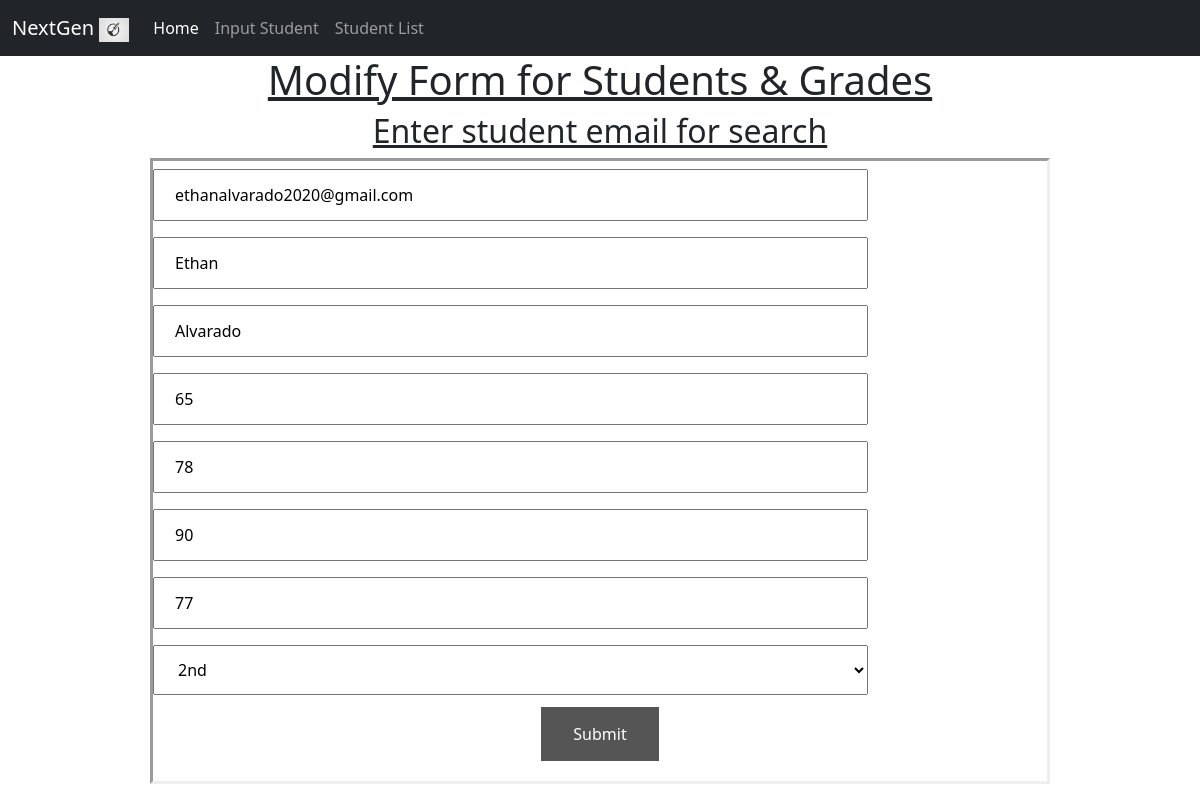
/modifyStudent/2/, run on the app's committed database.
### report_card/models.py (models this page shows, shortened)
class ReportCard(models.Model):
    Fname = models.CharField(max_length=100)
    Lname = models.CharField(max_length=100)
    Email = models.EmailField()
    Math = models.IntegerField()
    English = models.IntegerField()
    Physics = models.IntegerField()
    Chemistry = models.IntegerField()
    First = '1st'
    Second = '2nd'
    Third = '3rd'
    Fourth = '4th'
    Fifth = '5th'
    grade = [
        (First, '1st'),
        (Second, '2nd'),
        (Third, '3rd'),
        (Fourth, '4th'),
        (Fifth, '5th'),
    ]
    year_in_school = models.CharField(
        max_length=3,
        choices=grade,
        default=First,
    )

### report_card/views.py (the view)
# urls.py: path('modifyStudent/<str:pk>/', views.modifyStudent, name='modifyStudent'),
def modifyStudent(request, pk):
    student = ReportCard.objects.get(id=pk)
    form = ReportForm(instance=student)
    if request.method == 'POST':
        form = ReportForm(request.POST, instance=student)
        if form.is_valid():
            form.save()
            return redirect('studentView')
    context = {"form": form}
    return render(request, 'report_card/modify.html', context)

### report_card/forms.py
class ReportForm(ModelForm):
    class Meta:
        model = ReportCard
        fields = "__all__"

### report_card/templates/report_card/modify.html (shortened to what this page needs)
{% extends "report_card/base.html" %}
{% load static %}
{% load widget_tweaks %}
{% block content %}
        <h1 id="h1Eddy">Modify Form for Students & Grades</h1>
        <h2 id="h1Eddy"> Enter student email for search</h2>
        <form action="" method="post" id="formEddy">
            <div class="mb-3">
                {% render_field form.Email id="customEddy" placeholder="Email" %}<br>
                {% render_field form.Fname id="customEddy" placeholder="First Name"  %}<br>
                {% render_field form.Lname id="customEddy" placeholder="Last Name" %}<br>
                {% render_field form.Math id="customEddy" placeholder="Math Grade" %}<br>
                {% render_field form.English id="customEddy" placeholder="English Grade" %}<br>
                {% render_field form.Physics id="customEddy" placeholder="Physics Grade" %}<br>
                {% render_field form.Chemistry id="customEddy" placeholder="Chemistry Grade" %}<br>
                {% render_field form.year_in_school id="customEddy" placeholder="Current Grade" %}<br>
                <div class="flex-parent jc-center">
                    <button type="submit" >Submit</button>
                </div>
            </div>
        </form>
{% endblock %}

### report_card/templates/report_card/base.html (style rules this page uses)
#customEddy { width: 80%; padding: 12px 20px; margin: 8px 0; box-sizing: border-box; }
#formEddy { margin: 0 auto; width:900px; border-style: inset; border-width: medium; }
#h1Eddy { text-align: center; text-decoration: underline; }
.jc-center { justify-content: center; }
.flex-parent { display: flex; }
button { background-color: #555555; border: none; color: white; padding: 15px 32px; text-align: center; text-decoration: none; display: inline-block; font-size: 16px; margin: 4px 2px; cursor: pointer; }

### data on the page
ReportCard: Email "ethanalvarado2020@gmail.com", Fname "Ethan", Lname "Alvarado", Math "65", English "78", Physics "90", Chemistry "77", year_in_school "2nd"
